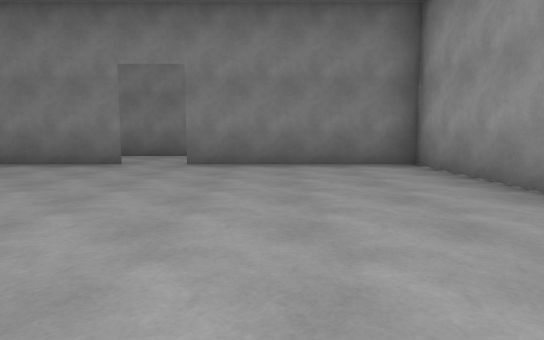
[1] (above)

21 first-person views from a walk through a Unity game level. The camera is 1.2 m above the floor, tilts 6° down and sees 75° across. The floor is counted in squares, 2 m on a side. Each view is taken from the middle of a square. On the plan, view 1 faces up. The plan holds only what a view shows up to about 10 squares ahead; the rest is blank. The place goes on beyond the plan.

[2]
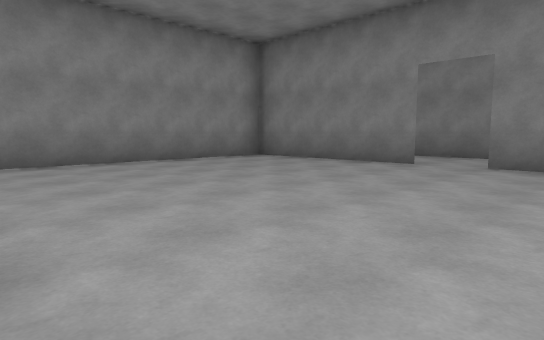

[3]
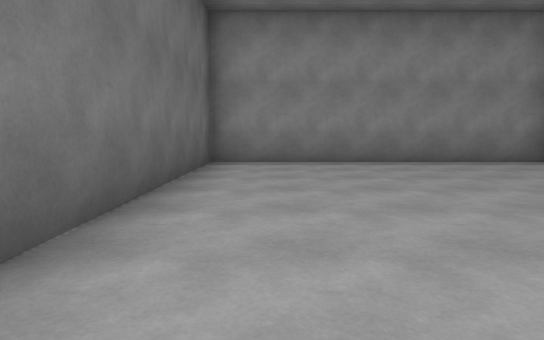

[4]
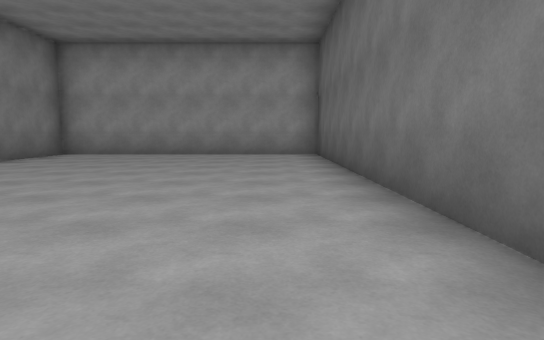

[5]
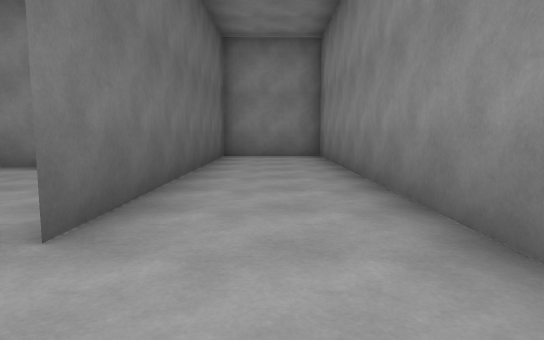

[6]
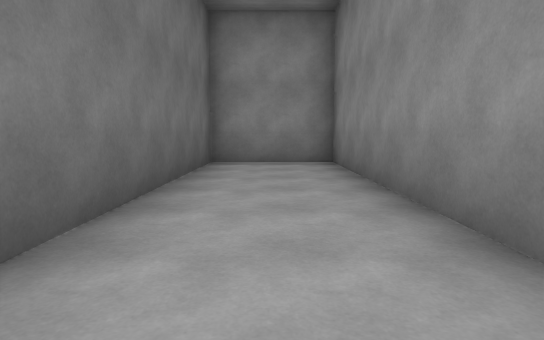

[7]
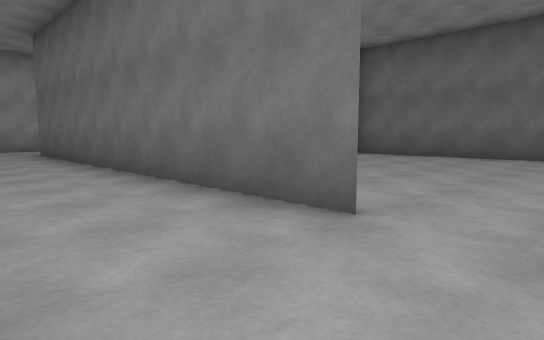

[8]
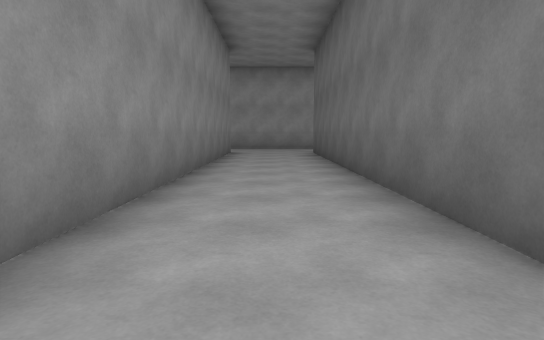

[9]
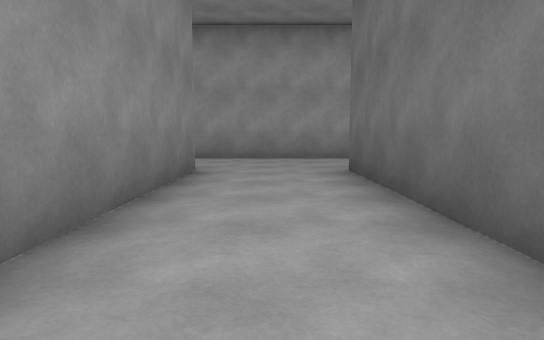

[10]
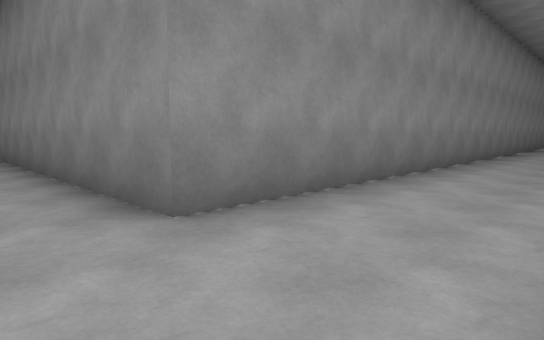

[11]
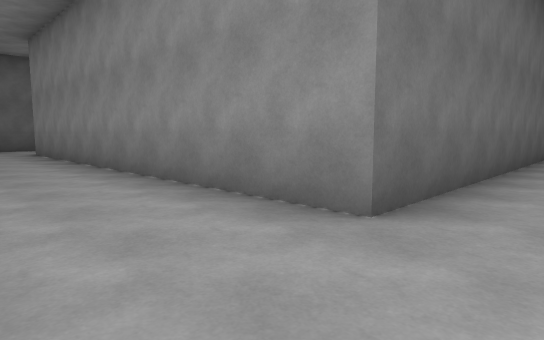

[12]
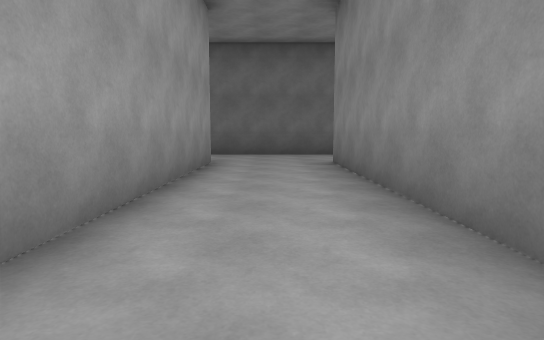

[13]
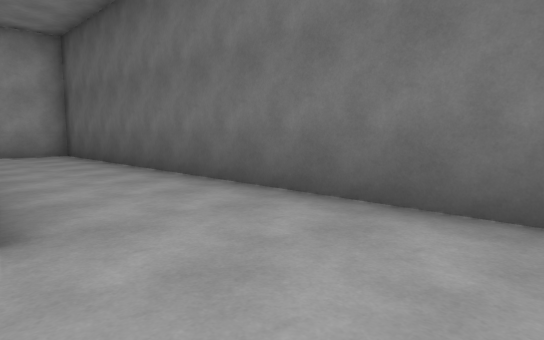

[14]
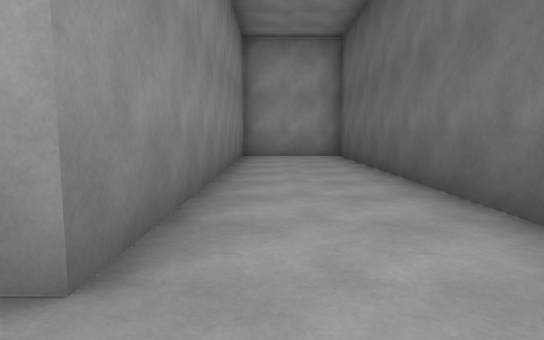

[15]
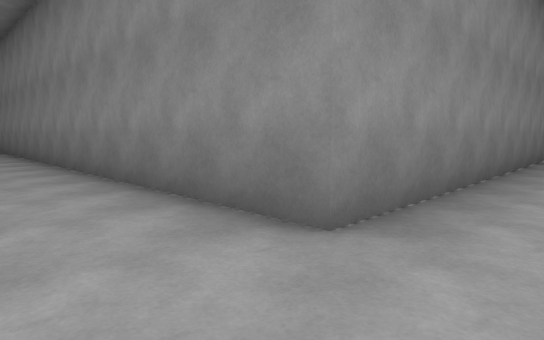

[16]
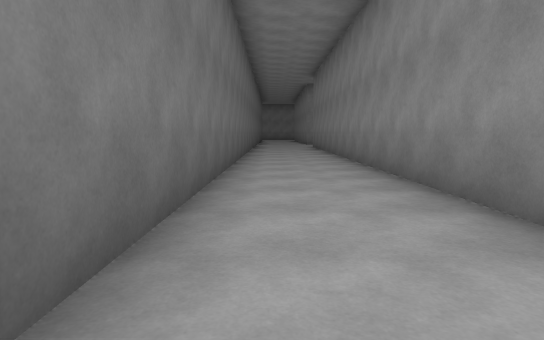

[17]
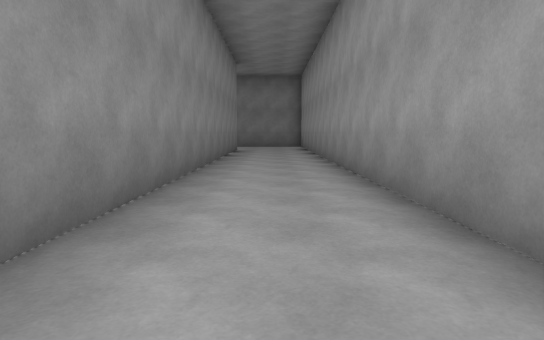

[18]
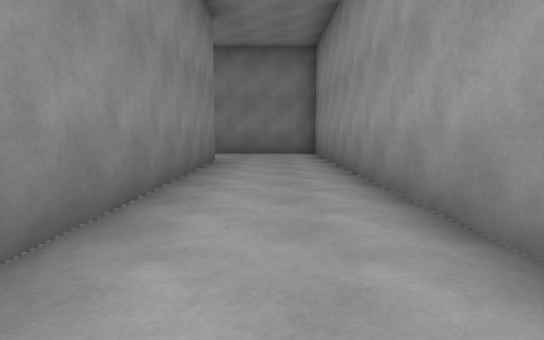

[19]
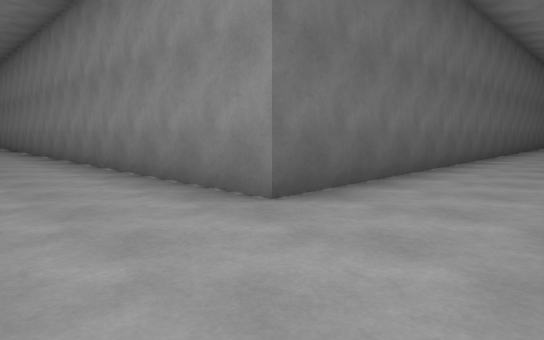

[20]
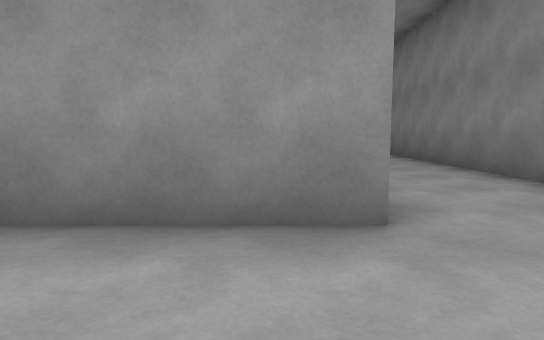

[21]
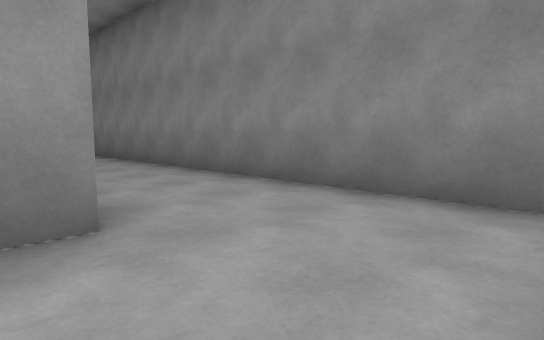

### Floor plan
Points are (right, up) in squares from view 1. A wall is a line through its corners. A room is listed if a view was taken in it or the views show most of it. See-through windows are left out.
Room 1 (views 1, 2, 3, 4)
walls: (-2.8, 6.8) (-7.2, 6.8) (-7.2, -0.3) (2.8, -0.3) (2.8, 6.8) (-1.6, 6.8)
ways out: opening at (-2, 7) to room 2
Room 2 (views 5, 6, 7, 8, 9, 10, 11, 12, 13, 14, 15, 16, 17, 18, 19, 20, 21)
walls: (-1.8, 6.7) (7.8, 6.7) (7.8, -3.2) (-7.1, -3.2); (10.3, 6.1) (10.3, 9.9); (10.3, 15.5) (10.3, 29); (7.2, -5.8) (18.2, -5.8) (18.2, -3.2) (10.3, -3.2) (10.3, 2.5); (-7, -5.8) (2.1, -5.8); (-2, 26.8) (7.8, 26.8) (7.8, 9.3) (-10.2, 9.3) (-10.2, 6.7) (-2.9, 6.7); (9.6, 29.3) (0.2, 29.3)
ways out: opening at (-2, 7) to room 1

Where each view was taken, in squares from view 1:
view 1: 0 up, 0 right, facing up
view 2: 0 up, 0 right, facing up-left
view 3: 1 up, 0 right, facing left
view 4: 1 up, 7 left, facing right
view 5: 8 up, 1 left, facing left
view 6: 8 up, 3 left, facing left
view 7: 9 up, 3 left, facing down-right
view 8: 8 up, 3 left, facing right
view 9: 8 up, 2 right, facing right
view 10: 8 up, 10 right, facing up-left
view 11: 8 up, 10 right, facing down-left
view 12: 4 up, 9 right, facing down
view 13: 3 down, 8 right, facing down-right
view 14: 4 down, 9 right, facing right
view 15: 5 down, 9 right, facing up-left
view 16: 5 down, 3 right, facing left
view 17: 14 up, 9 right, facing up
view 18: 19 up, 9 right, facing up
view 19: 29 up, 10 right, facing down-left
view 20: 26 up, 10 right, facing left
view 21: 26 up, 10 right, facing up-left
